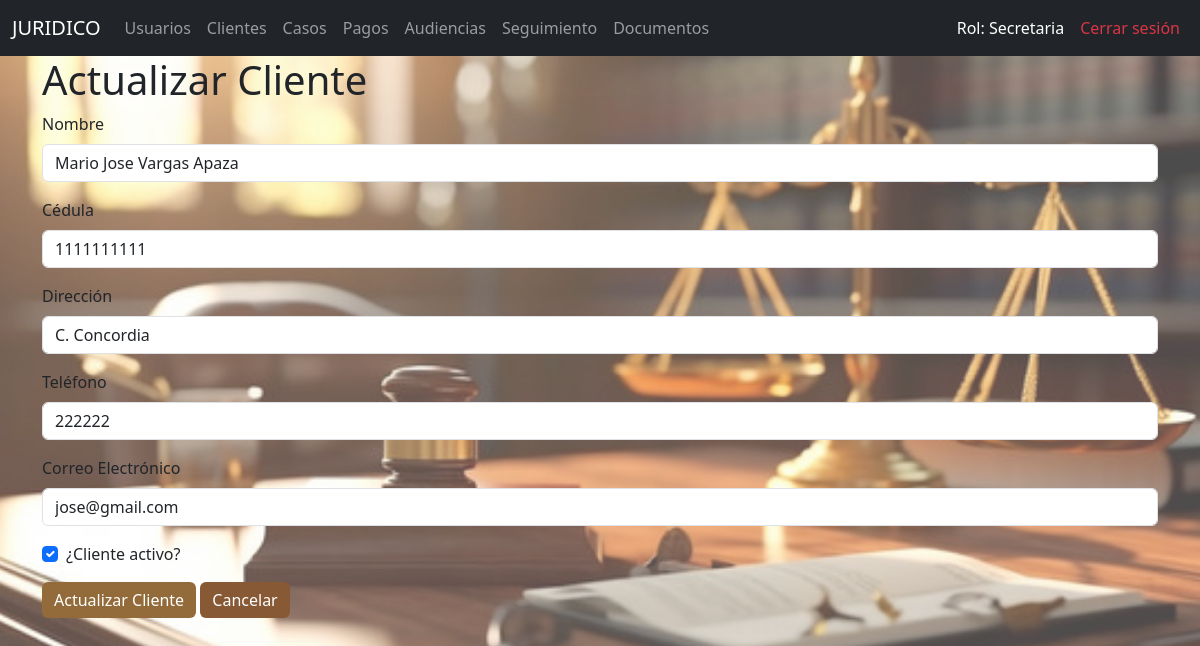
/clientes/edit/1 (signed in), run on the app's committed database.
### models/rol_model.py (models this page shows, shortened)
class Rol(db.Model):
    __tablename__ = "rol"
    id_rol = db.Column(db.Integer,primary_key = True)
    nombre_rol = db.Column(db.String(50), nullable = False)
    usuarios = db.relationship('Usuario', back_populates='rol')

### models/cliente_model.py (models this page shows, shortened)
class Cliente(db.Model):
    __tablename__ = "clientes"
    id = db.Column(db.Integer,primary_key = True)
    nombre = db.Column(db.String(50), nullable = False)
    cedula = db.Column(db.String(50), nullable = False)
    direccion = db.Column(db.String(50), nullable = False)
    telefono = db.Column(db.String(20),nullable = False)
    email = db.Column(db.String(100),nullable=False)
    activo = db.Column(db.Boolean, default=True, nullable=False)
    casos = db.relationship("Caso", back_populates="cliente")
    @staticmethod
    def get_by_id(id):
        return Cliente.query.get(id)

### controllers/cliente_controller.py (the view, shortened to what this page needs)
@cliente_bp.route("/edit/<int:id>", methods=['GET', 'POST'])
def edit(id):
    if current_user.rol not in ['Secretaria', 'Administrador']:
        abort(403)
    cliente = Cliente.get_by_id(id)
    return cliente_view.edit(cliente)

### app.py (called while the page is built)
@login_manager.user_loader
def load_user(user_id):
    usuario = Usuario.get_by_id(int(user_id))
    return UserLogin(usuario) if usuario else None

@app.context_processor
def inject_active_path():
    def is_active(path):
        return 'active' if request.path == path else ''
    return dict(is_active=is_active)

### auth/user_login.py (called while the page is built)
    @property
    def rol(self):
        return self.usuario.rol.nombre_rol

### controllers/cliente_controller.py (called while the page is built)
@cliente_bp.before_request
def verificar_autenticacion():
    if not current_user.is_authenticated:
        return redirect(url_for('home'))

### models/usuario_model.py (called while the page is built)
    @staticmethod
    def get_by_id(id_usuario):
        return Usuario.query.get(id_usuario)

### views/cliente_view.py (called while the page is built)
def edit(cliente):
    return render_template("clientes/edit.html", cliente=cliente)

### templates/clientes/edit.html (shortened to what this page needs)
{% extends 'base.html' %}
{% block content %}
<h1>Actualizar Cliente</h1>
<form action="{{ url_for('cliente.edit', id=cliente.id) }}" method="POST">
<div class="mb-3">
<label class="form-label">Nombre</label>
<input class="form-control" name="nombre" required="" type="text" value="{{ cliente.nombre }}"/>
</div>
<div class="mb-3">
<label class="form-label">Cédula</label>
<input class="form-control" name="cedula" required="" type="number" value="{{ cliente.cedula }}"/>
</div>
<div class="mb-3">
<label class="form-label">Dirección</label>
<input class="form-control" name="direccion" required="" type="text" value="{{ cliente.direccion }}"/>
</div>
<div class="mb-3">
<label class="form-label">Teléfono</label>
<input class="form-control" name="telefono" required="" type="number" value="{{ cliente.telefono }}"/>
</div>
<div class="mb-3">
<label class="form-label">Correo Electrónico</label>
<input class="form-control" name="email" required="" type="email" value="{{ cliente.email }}"/>
</div>
<div class="mb-3 form-check">
<input class="form-check-input" type="checkbox" id="activo" name="activo" {% if cliente.activo %}checked{% endif %}>
<label class="form-check-label" for="activo">¿Cliente activo?</label>
</div>
<button class="btn btn-primary" style=" background-color:rgb(147, 107, 58); color: white; border: none;" type="submit">Actualizar Cliente</button>
<a class="btn btn-secondary" href="{{ url_for('cliente.index') }}" style=" background-color:rgb(135, 89, 53); color: white; border: none;">Cancelar</a>
</form>
{% endblock %}

### templates/base.html (shortened to what this page needs)
<!doctype html>
<html lang="es">
  <head>
    <link href="https://cdn.jsdelivr.net/npm/bootstrap@5.3.6/dist/css/bootstrap.min.css" rel="stylesheet">
</head>
<body style="position: relative; z-index: 0;">
    <nav class="navbar navbar-expand-lg navbar-dark bg-dark">
        <div class="container-fluid">
          <a class="navbar-brand" href="#">JURIDICO</a>
          <div class="collapse navbar-collapse" id="navbarNav">
            <ul class="navbar-nav">
              <li class="nav-item">
                <a class="nav-link " aria-current="page" href="/usuarios/">Usuarios</a>
              </li>
              <li class="nav-item">
                <a class="nav-link {{is_active('/clientes/')}}" href="/clientes/">Clientes</a>
              </li>
              <li class="nav-item">
                <a class="nav-link {{is_active('/casos/')}}" href="/casos/">Casos</a>
              </li>
              <li class="nav-item">
                <a class="nav-link {{is_active('/pagos/')}}" href="/pagos/">Pagos</a>
              </li>
              <li class="nav-item">
                <a class="nav-link {{is_active('/audiencias/')}}" href="/audiencias/">Audiencias</a>
              </li>
              <li class="nav-item">
                <a class="nav-link {{is_active('/seguimientos/')}}" href="/seguimientos/">Seguimiento</a>
              </li>
              <li class="nav-item">
                <a class="nav-link {{is_active('/documentos/')}}" href="/documentos/">Documentos</a>
              </li>
            </ul>
          </div>
          <div class="collapse navbar-collapse" id="navbarNav">
            <ul class="navbar-nav ms-auto">
              <li class="nav-item">
                <span class="nav-link text-white">Rol: {{ current_user.rol }}</span>
              </li>
              <li class="nav-item">
                <a class="nav-link text-danger" href="{{ url_for('logout') }}">
                   Cerrar sesión
                </a>
              </li>
            </ul>
          </div>
        </div>
      </nav>
    <div class="container">
        {% block content %}
        {% endblock  %}
    </div>
  </body>
</html>

### templates/base.html (style rules this page uses)
body::before { content: ""; position: fixed; top: 0; left: 0; width: 100%; height: 100%; background: url('/static/img/fondo.jpg') no-repeat center center fixed; background-size: cover; opacity: 0.70; z-index: -1; }

### data on the page
Rol: rol "Secretaria"
Cliente: nombre "Mario Jose Vargas Apaza", cedula "1111111111", direccion "C. Concordia", telefono "222222", email "jose@gmail.com", activo "☑"
